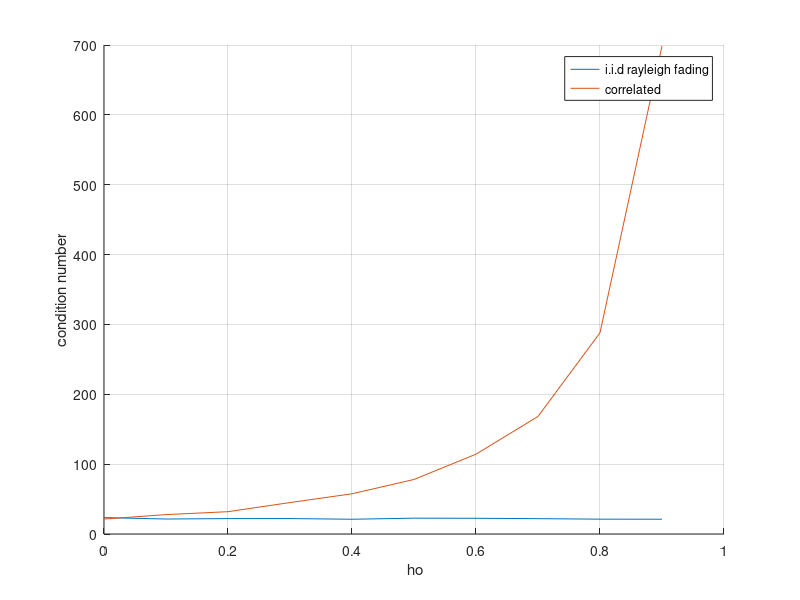

Write MATLAB code to recreate this figure.
clear all;
clc;

rho = [0:9] / 10; 
%rho = [rho 0.91 0.92 0.93 0.94 0.95];
Nr = 4;
Nt = 4;

samples = 1000;

H = zeros(Nr, Nt);

avg_condition_independent = [];
avg_condition_correlated = [];

for n = 1 : length(rho)
    avg = 0;
    for sample = 1 : samples
        for i = 1 : Nr
            for j = 1 : Nt
                H(i, j) = rand + 1j*rand;
            end
        end
        singular_values = svd(H);
        avg = avg + max(singular_values) / min(singular_values);
    end
    avg_condition_independent = [avg_condition_independent avg / samples];
end


for n = 1 : length(rho)
    avg = 0;
    R = [1        rho(n)    rho(n)^2 rho(n)^3;
         rho(n)   1         rho(n)   rho(n)^2;
         rho(n)^2 rho(n)    1        rho(n)  ;
         rho(n)^3 rho(n)^2  rho(n)   1       ];

    for sample = 1 : samples
        for i = 1 : Nr
            for j = 1 : Nt
                H(i, j) = rand + 1j*rand;
            end
        end
        singular_values = svd(sqrtm(R) * H * sqrtm(R));
        avg = avg + max(singular_values) / min(singular_values);
    end
    avg_condition_correlated = [avg_condition_correlated avg / samples];
end

figure
hold on
grid on
plot(rho, avg_condition_independent);
plot(rho, avg_condition_correlated);
xlabel("\rho");
ylabel("condition number")
legend("i.i.d rayleigh fading", "correlated");

